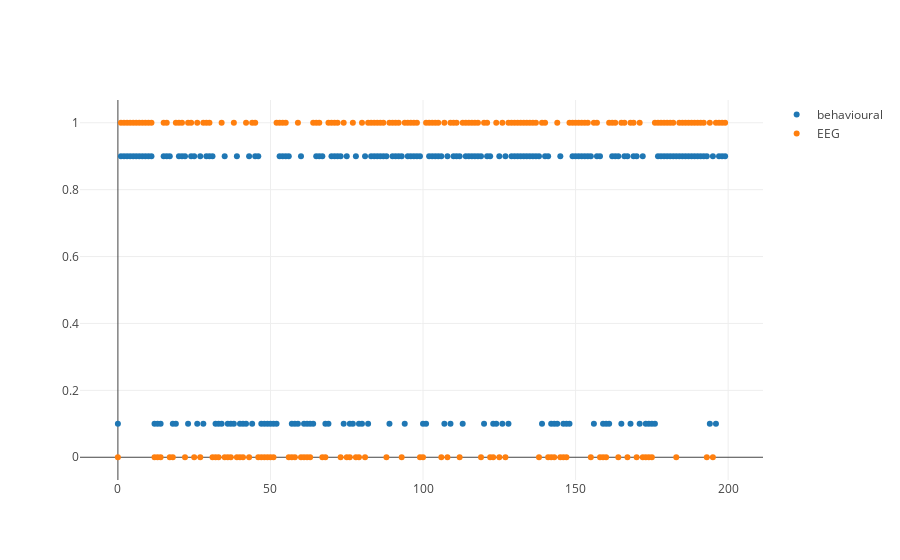

Here is the notebook cell this chart was saved with:
### Markdown cell above
## Plot the outcomes (i.e. rewarded or not) from EEG and behavioural data

Subject 35 is an example of where the number of trials doesn't match - it looks like they get out of sync on trial 18 (or 17 if you count from zero).

### Code cell
a = go.Scatter(x=range(0, len(behavioural['035'].Rewarded.values)),
               y=behavioural['035'].Rewarded.values * 0.8 + 0.1,
               mode='markers',
               name='behavioural')
b = go.Scatter(x=range(0, len(behavioural['035'].Rewarded.values)),
               y=np.concatenate([marker_dict['035'].outcomes, [1]]),
               mode='markers',
               name='EEG')

iplot([a, b])

### Figure 1 — Plotly figure (JSON) as saved in the notebook; plotly's stock layout.template omitted (floating-point values rounded to 4 significant figures; data arrays with more than 128 entries replaced by an {"elided": "..."} marker saying what was removed)
{"data": [{"mode": "markers", "name": "behavioural", "type": "scatter", "x": {"elided": "200 int values"}, "y": {"elided": "200 float values"}}, {"mode": "markers", "name": "EEG", "type": "scatter", "x": {"elided": "200 int values"}, "y": {"elided": "200 int values"}}], "layout": {}}
